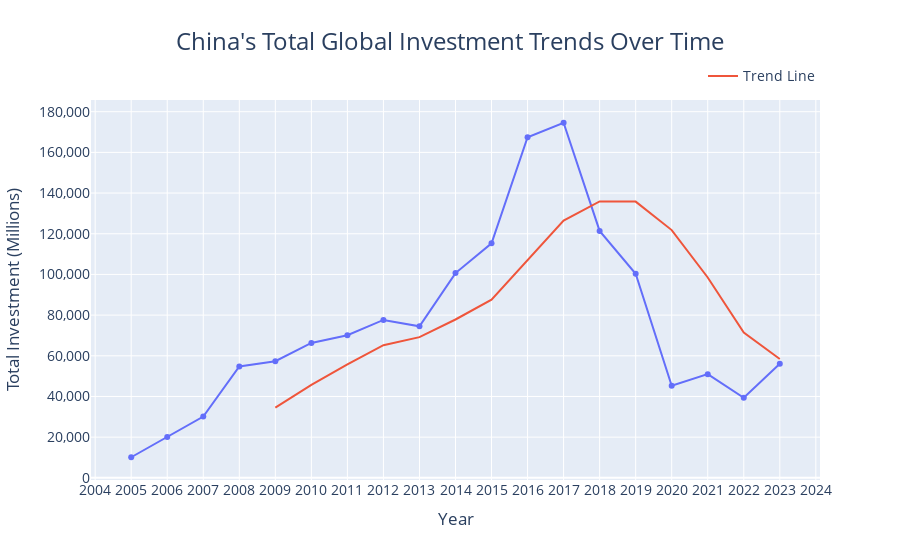

Source (notebook cell):
### Code cell
# Load investment data
investment_data = pd.read_excel('/Users/ranggaakhli/Documents/China-global-investment-tracker.xlsx')

# Group investment data by year, sum the quantities
investment_by_year = investment_data.groupby('Year')['Quantity in Millions'].sum().reset_index()

# Create line chart to compare total investments over the years
fig = px.line(investment_by_year, x='Year', y='Quantity in Millions', 
              title="China's Total Global Investment Trends Over Time", 
              labels={'Year': 'Year', 'Quantity in Millions': 'Total Investment (Millions)'}, 
              markers=True,  # Show markers at data points
              template='plotly')  # Use light theme for better visualization

# Add trend line using ordinary least squares method
fig.add_scatter(x=investment_by_year['Year'], 
                y=investment_by_year['Quantity in Millions'].rolling(window=5).mean(), 
                mode='lines', 
                name='Trend Line')

# Update layout for better visualization
fig.update_layout(
    xaxis=dict(tickmode='linear'),  # Show all years on x-axis
    yaxis=dict(tickformat=',.0f'),  # Format y-axis ticks as comma-separated integers
    legend=dict(orientation='h', yanchor='bottom', y=1.02, xanchor='right', x=1),  # Position legend below the plot
    title_font=dict(size=24),  # Increase title font size
    font=dict(size=14),  # Increase general font size
    title_x=0.5,  # Center the title
)

# Add source and visualization credit with adjusted vertical position
fig.add_annotation(text="Source: American Enterprise Institute | Visualization: https://medium.com/@ranggaakhli", xref="paper", yref="paper", x=0.5, y=-0.3, showarrow=False)

fig.show()

### Figure 1 — Plotly figure (JSON) as saved in the notebook; plotly's stock layout.template omitted (floating-point values rounded to 4 significant figures)
{"data": [{"hovertemplate": "Year=%{x}<br>Total Investment (Millions)=%{y}<extra></extra>", "legendgroup": "", "line": {"color": "#636efa", "dash": "solid"}, "marker": {"symbol": "circle"}, "mode": "markers+lines", "name": "", "orientation": "v", "showlegend": false, "type": "scatter", "x": [2005, 2006, 2007, 2008, 2009, 2010, 2011, 2012, 2013, 2014, 2015, 2016, 2017, 2018, 2019, 2020, 2021, 2022, 2023], "xaxis": "x", "y": [10120, 20110, 30130, 54780, 57330, 66340, 70080, 77620, 74490, 100670, 115300, 167440, 174570, 121390, 100320, 45270, 50980, 39360, 56040], "yaxis": "y"}, {"mode": "lines", "name": "Trend Line", "type": "scatter", "x": [2005, 2006, 2007, 2008, 2009, 2010, 2011, 2012, 2013, 2014, 2015, 2016, 2017, 2018, 2019, 2020, 2021, 2022, 2023], "y": [null, null, null, null, 34494, 45738, 55732, 65230, 69172, 77840, 87632, 107104, 126494, 135874, 135804, 121798, 98506, 71464, 58394]}], "layout": {"annotations": [{"showarrow": false, "text": "Source: American Enterprise Institute | Visualization: https://medium.com/@ranggaakhli", "x": 0.5, "xref": "paper", "y": -0.3, "yref": "paper"}], "font": {"size": 14}, "legend": {"orientation": "h", "tracegroupgap": 0, "x": 1, "xanchor": "right", "y": 1.02, "yanchor": "bottom"}, "title": {"font": {"size": 24}, "text": "China's Total Global Investment Trends Over Time", "x": 0.5}, "xaxis": {"anchor": "y", "domain": [0, 1], "tickmode": "linear", "title": {"text": "Year"}}, "yaxis": {"anchor": "x", "domain": [0, 1], "tickformat": ",.0f", "title": {"text": "Total Investment (Millions)"}}}}
